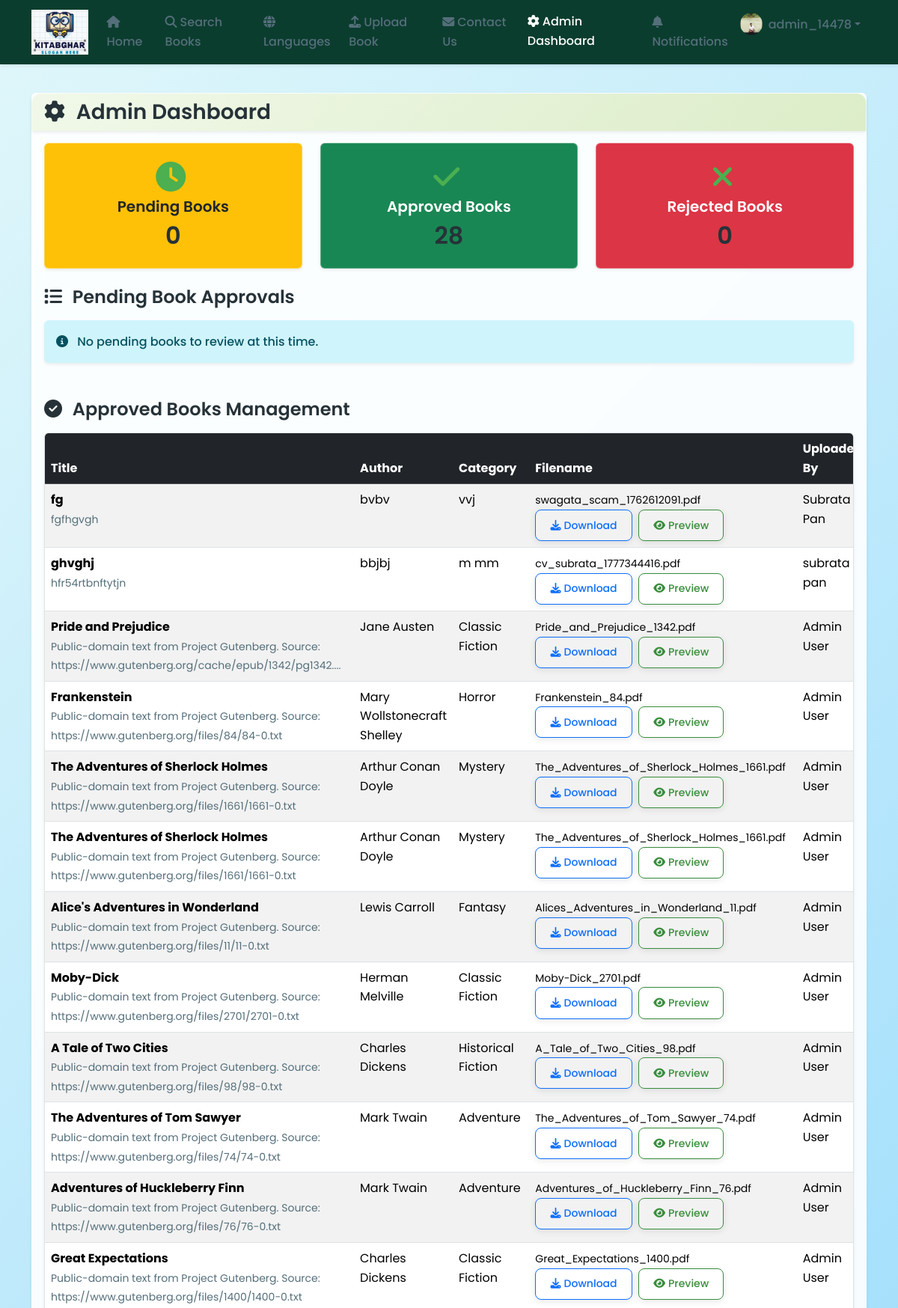
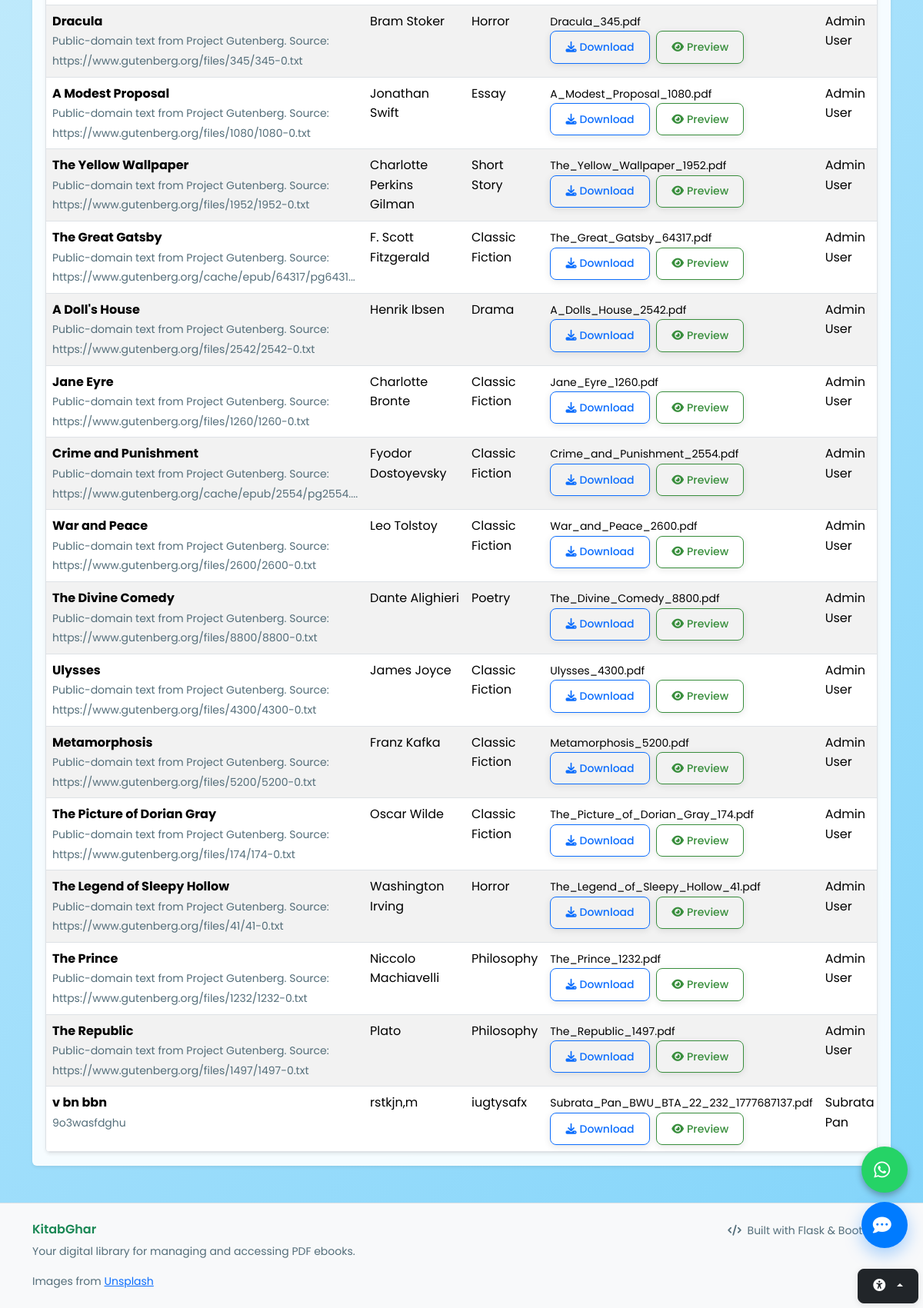
The page /admin_dashboard (signed in) on the database as committed earlier (2 pictures, top to bottom).
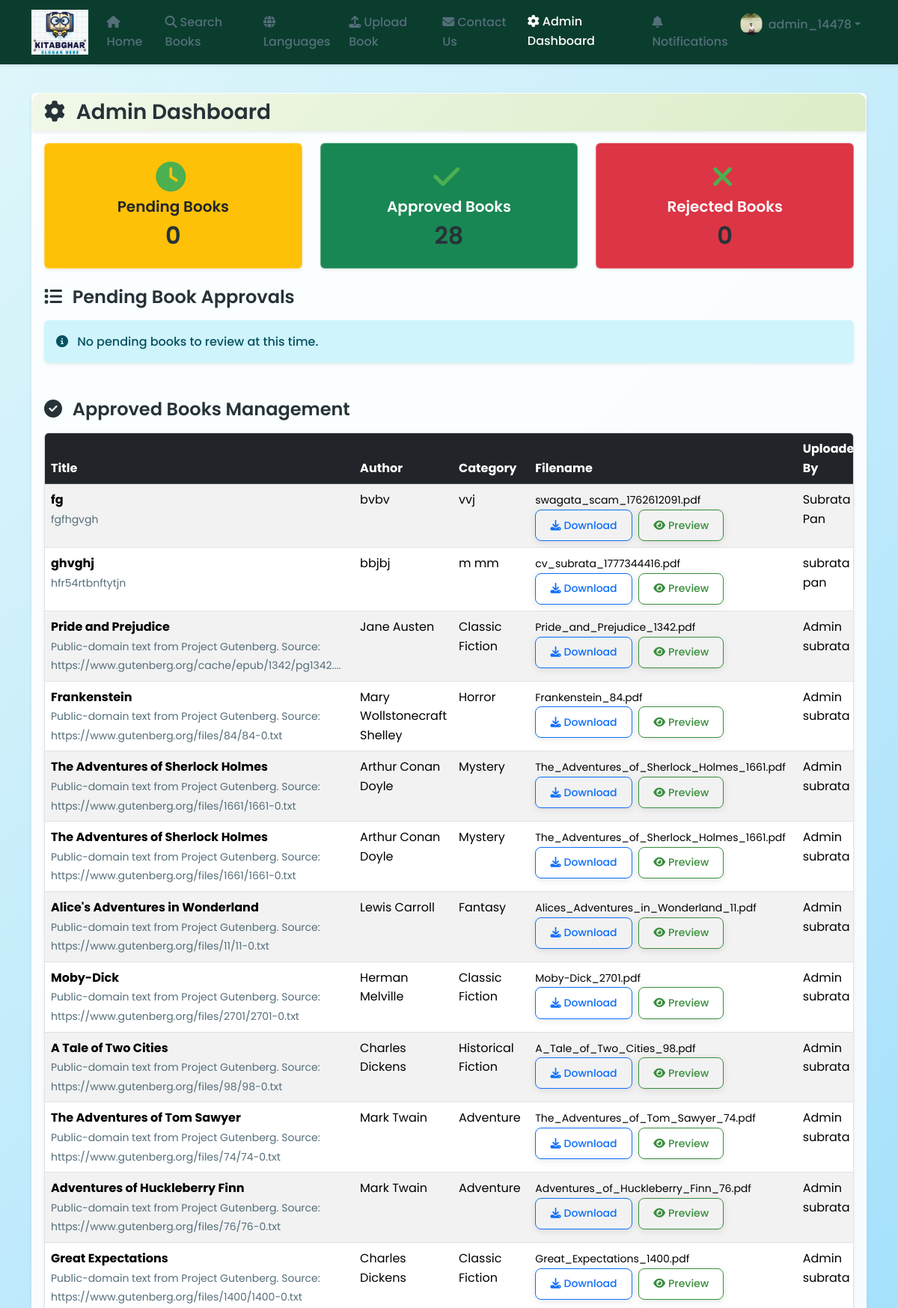
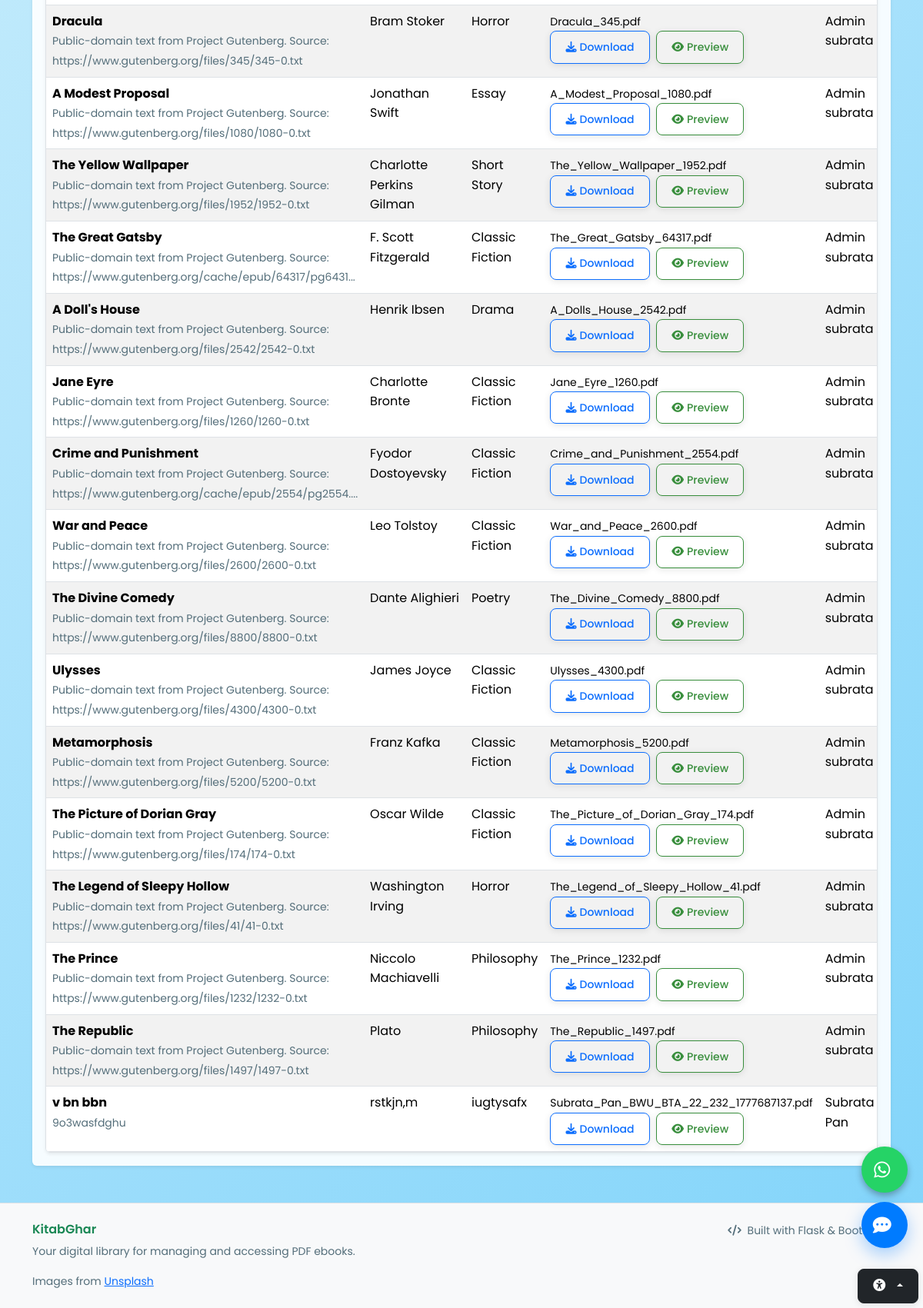
The same page on the database as committed later (2 pictures, top to bottom).
### models.py (models this page shows, shortened)
class Ebook(db.Model):
    id = db.Column(db.Integer, primary_key=True)
    title = db.Column(db.String(200), nullable=False, index=True)
    author = db.Column(db.String(200), nullable=True, index=True)
    category = db.Column(db.String(100), nullable=True, index=True)
    language = db.Column(db.String(50), nullable=True, index=True)
    file_path = db.Column(db.String(500), nullable=False)
    filename = db.Column(db.String(255), nullable=False)
    cover = db.Column(db.String(255), nullable=True)  # Cover image filename
    file_size = db.Column(db.Integer, nullable=True)  # Size in bytes
    upload_date = db.Column(db.DateTime, default=datetime.utcnow, nullable=False)
    description = db.Column(db.Text, nullable=True)
    uploaded_by = db.Column(db.Integer, db.ForeignKey('user.id'), nullable=True)  # Who uploaded this book
    status = db.Column(db.String(20), nullable=False, default='approved')  # pending, approved, rejected
    def get_upload_date_formatted(self):
        return self.upload_date.strftime("%B %d, %Y")

class User(UserMixin, db.Model):
    id = db.Column(db.Integer, primary_key=True)
    username = db.Column(db.String(80), unique=True, nullable=False, index=True)
    email = db.Column(db.String(120), unique=True, nullable=False, index=True)
    password_hash = db.Column(db.String(256), nullable=False)
    role = db.Column(db.String(20), nullable=False, default='user')  # admin, user
    first_name = db.Column(db.String(50), nullable=True)
    last_name = db.Column(db.String(50), nullable=True)
    profile_image = db.Column(db.String(255), nullable=True)  # New field for profile image filename
    created_date = db.Column(db.DateTime, default=datetime.utcnow)
    last_login = db.Column(db.DateTime, nullable=True)
    is_active = db.Column(db.Boolean, default=True)
    uploaded_books = db.relationship('Ebook', backref='uploader', lazy=True, foreign_keys='Ebook.uploaded_by')
    def get_full_name(self):
        if self.first_name and self.last_name:
            return f"{self.first_name} {self.last_name}"
        return self.username

### routes.py (the view)
@app.route('/admin_dashboard')
@login_required
def admin_dashboard():
    if not current_user.is_authenticated or current_user.role != 'admin':
        abort(403)
    total_pending = Book.query.filter_by(status='pending').count()
    total_approved = Book.query.filter_by(status='approved').count()
    total_rejected = Book.query.filter_by(status='rejected').count()
    pending_books = Book.query.filter_by(status='pending').all()
    approved_books = Book.query.filter_by(status='approved').all()
    return render_template('admin_dashboard.html',
                           total_pending=total_pending,
                           total_approved=total_approved,
                           total_rejected=total_rejected,
                           pending_books=pending_books,
                           approved_books=approved_books)

### app.py (called while the page is built)
@login_manager.user_loader
def load_user(user_id):
    from models import User
    return User.query.get(int(user_id))

### templates/admin_dashboard.html (shortened to what the changed rows need)
{% extends "base.html" %}
{% block content %}
<div class="row">
    <div class="col-12">
        <div class="card shadow-sm rounded">
            <div class="card-body">
                <div class="row mb-4 g-4">
                    <div class="col-md-4">
                        <div class="card bg-warning text-dark shadow-sm rounded hover-shadow">
                            <div class="card-body text-center p-4">
                                <h2 class="mb-0">{{ total_pending }}</h2>
                            </div>
                        </div>
                    </div>
                    <div class="col-md-4">
                        <div class="card bg-success text-white shadow-sm rounded hover-shadow">
                            <div class="card-body text-center p-4">
                                <h2 class="mb-0">{{ total_approved }}</h2>
                            </div>
                        </div>
                    </div>
                    <div class="col-md-4">
                        <div class="card bg-danger text-white shadow-sm rounded hover-shadow">
                            <div class="card-body text-center p-4">
                                <h2 class="mb-0">{{ total_rejected }}</h2>
                            </div>
                        </div>
                    </div>
                </div>
                {% if approved_books %}
                <div class="table-responsive rounded shadow-sm border">
                    <table class="table table-striped table-hover mb-0">
                        <thead class="table-dark">
                            <tr>
                                <th>Title</th>
                                <th>Author</th>
                                <th>Category</th>
                                <th>Filename</th>
                                <th>Uploaded By</th>
                            </tr>
                        </thead>
                        <tbody>
                            {% for book in approved_books %}
                            <tr class="hover-shadow">
                                <td>
                                    <strong>{{ book.title }}</strong>
                                    {% if book.description %}
                                    <br><small class="text-muted">{{ book.description[:100] }}{% if book.description|length > 100 %}...{% endif %}</small>
                                    {% endif %}
                                </td>
                                <td>{{ book.author or 'N/A' }}</td>
                                <td>{{ book.category or 'N/A' }}</td>
                                <td>
                                    <small>{{ book.filename }}</small>
                                    <br>
                                    <a href="{{ url_for('download_book', id=book.id) }}" class="btn btn-outline-primary btn-sm me-1" target="_blank">
                                        <i class="fas fa-download me-1"></i>Download
                                    </a>
                                    <a href="{{ url_for('read_book', id=book.id) }}" class="btn btn-outline-info btn-sm" target="_blank">
                                        <i class="fas fa-eye me-1"></i>Preview
                                    </a>
                                </td>
                                <td>{{ book.uploader.get_full_name() if book.uploader else 'Unknown' }}</td>
                            </tr>
                            {% endfor %}
                        </tbody>
                    </table>
                </div>
                {% else %}
                <div class="alert alert-info rounded shadow-sm">
                    <i class="fas fa-info-circle me-2"></i>
                    No approved books in the library.
                </div>
                {% endif %}
            </div>
        </div>
    </div>
</div>
{% endblock %}

Rows that differ between the two databases and show on the page:
changed through a linked row, Ebook "Pride and Prejudice": uploader "Admin User" → "Admin subrata"
changed through a linked row, Ebook "Frankenstein": uploader "Admin User" → "Admin subrata"
changed through a linked row, Ebook (number 5 of 28 on the later page): uploader "Admin User" → "Admin subrata"
changed through a linked row, Ebook (number 6 of 28 on the later page): uploader "Admin User" → "Admin subrata"
changed through a linked row, Ebook "Alice's Adventures in Wonderland": uploader "Admin User" → "Admin subrata"
changed through a linked row, Ebook "Moby-Dick": uploader "Admin User" → "Admin subrata"
changed through a linked row, Ebook "A Tale of Two Cities": uploader "Admin User" → "Admin subrata"
changed through a linked row, Ebook "The Adventures of Tom Sawyer": uploader "Admin User" → "Admin subrata"
changed through a linked row, Ebook "Adventures of Huckleberry Finn": uploader "Admin User" → "Admin subrata"
changed through a linked row, Ebook "Great Expectations": uploader "Admin User" → "Admin subrata"
changed through a linked row, Ebook "Dracula": uploader "Admin User" → "Admin subrata"
changed through a linked row, Ebook "A Modest Proposal": uploader "Admin User" → "Admin subrata"
changed through a linked row, Ebook "The Yellow Wallpaper": uploader "Admin User" → "Admin subrata"
changed through a linked row, Ebook "The Great Gatsby": uploader "Admin User" → "Admin subrata"
changed through a linked row, Ebook "A Doll's House": uploader "Admin User" → "Admin subrata"
changed through a linked row, Ebook "Jane Eyre": uploader "Admin User" → "Admin subrata"
changed through a linked row, Ebook "Crime and Punishment": uploader "Admin User" → "Admin subrata"
changed through a linked row, Ebook "War and Peace": uploader "Admin User" → "Admin subrata"
changed through a linked row, Ebook "The Divine Comedy": uploader "Admin User" → "Admin subrata"
changed through a linked row, Ebook "Ulysses": uploader "Admin User" → "Admin subrata"
changed through a linked row, Ebook "Metamorphosis": uploader "Admin User" → "Admin subrata"
changed through a linked row, Ebook "The Picture of Dorian Gray": uploader "Admin User" → "Admin subrata"
changed through a linked row, Ebook "The Legend of Sleepy Hollow": uploader "Admin User" → "Admin subrata"
changed through a linked row, Ebook "The Prince": uploader "Admin User" → "Admin subrata"
changed through a linked row, Ebook "The Republic": uploader "Admin User" → "Admin subrata"
